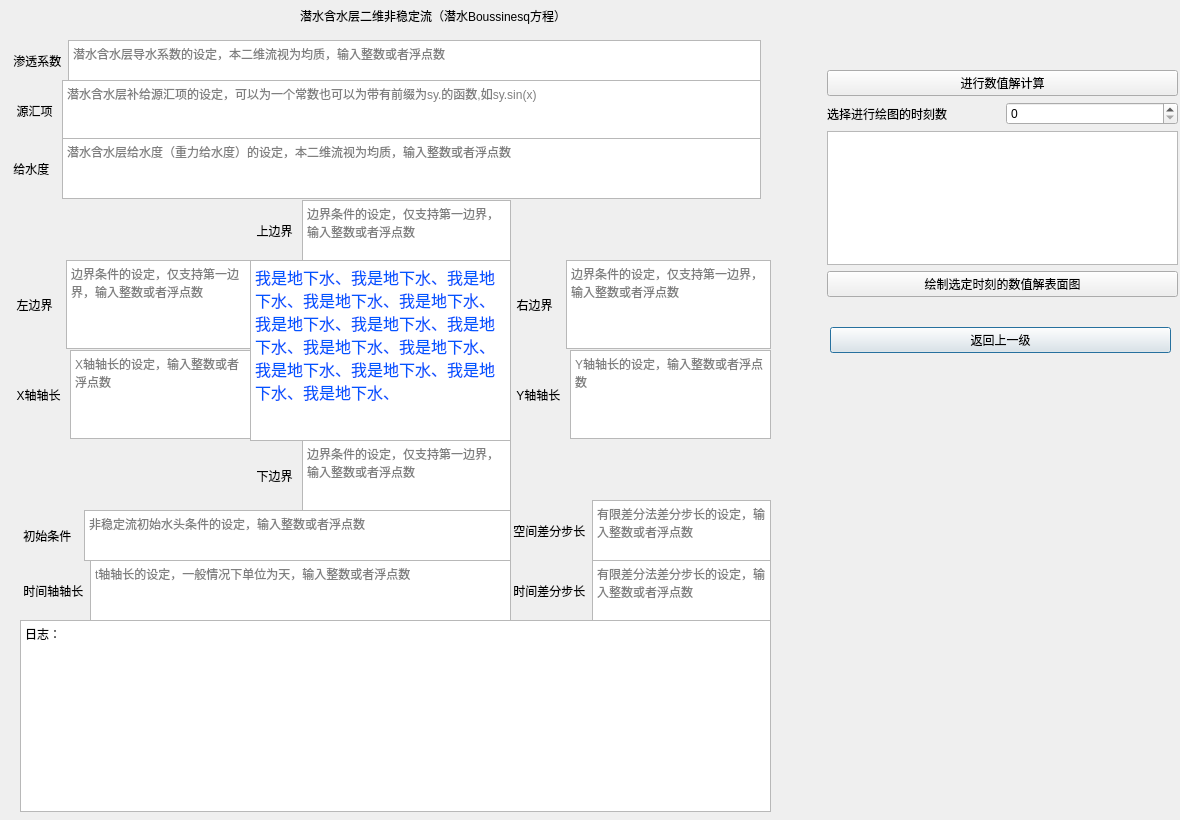
<?xml version="1.0" encoding="UTF-8"?>
<ui version="4.0">
 <class>two_dimension_unconfined_aquifer_unstable_flow</class>
 <widget class="QDialog" name="two_dimension_unconfined_aquifer_unstable_flow">
  <property name="windowModality">
   <enum>Qt::NonModal</enum>
  </property>
  <property name="geometry">
   <rect>
    <x>0</x>
    <y>0</y>
    <width>1180</width>
    <height>820</height>
   </rect>
  </property>
  <property name="windowTitle">
   <string>two dimension unconfined aquifer unstable flow</string>
  </property>
  <widget class="QLabel" name="label">
   <property name="geometry">
    <rect>
     <x>300</x>
     <y>0</y>
     <width>341</width>
     <height>31</height>
    </rect>
   </property>
   <property name="text">
    <string>潜水含水层二维非稳定流（潜水Boussinesq方程）</string>
   </property>
  </widget>
  <widget class="QWidget" name="horizontalLayoutWidget">
   <property name="geometry">
    <rect>
     <x>10</x>
     <y>40</y>
     <width>751</width>
     <height>41</height>
    </rect>
   </property>
   <layout class="QHBoxLayout" name="horizontalLayout">
    <item>
     <widget class="QLabel" name="label_2">
      <property name="text">
       <string> 渗透系数</string>
      </property>
     </widget>
    </item>
    <item>
     <widget class="QTextEdit" name="hydraulic_conductivity">
      <property name="placeholderText">
       <string>潜水含水层导水系数的设定，本二维流视为均质，输入整数或者浮点数</string>
      </property>
     </widget>
    </item>
   </layout>
  </widget>
  <widget class="QWidget" name="horizontalLayoutWidget_2">
   <property name="geometry">
    <rect>
     <x>10</x>
     <y>80</y>
     <width>751</width>
     <height>61</height>
    </rect>
   </property>
   <layout class="QHBoxLayout" name="horizontalLayout_2">
    <item>
     <widget class="QLabel" name="label_3">
      <property name="text">
       <string>  源汇项 </string>
      </property>
     </widget>
    </item>
    <item>
     <widget class="QTextEdit" name="leakage_recharge">
      <property name="placeholderText">
       <string notr="true">潜水含水层补给源汇项的设定，可以为一个常数也可以为带有前缀为sy.的函数,如sy.sin(x)</string>
      </property>
     </widget>
    </item>
   </layout>
  </widget>
  <widget class="QWidget" name="verticalLayoutWidget">
   <property name="geometry">
    <rect>
     <x>830</x>
     <y>300</y>
     <width>341</width>
     <height>80</height>
    </rect>
   </property>
   <layout class="QVBoxLayout" name="verticalLayout">
    <item>
     <widget class="QPushButton" name="back">
      <property name="text">
       <string>返回上一级</string>
      </property>
     </widget>
    </item>
   </layout>
  </widget>
  <widget class="QWidget" name="horizontalLayoutWidget_4">
   <property name="geometry">
    <rect>
     <x>510</x>
     <y>260</y>
     <width>261</width>
     <height>89</height>
    </rect>
   </property>
   <layout class="QHBoxLayout" name="horizontalLayout_4">
    <item>
     <widget class="QLabel" name="label_5">
      <property name="text">
       <string>  右边界  </string>
      </property>
     </widget>
    </item>
    <item>
     <widget class="QTextEdit" name="r_boundary">
      <property name="placeholderText">
       <string>边界条件的设定，仅支持第一边界，输入整数或者浮点数</string>
      </property>
     </widget>
    </item>
   </layout>
  </widget>
  <widget class="QWidget" name="horizontalLayoutWidget_3">
   <property name="geometry">
    <rect>
     <x>10</x>
     <y>260</y>
     <width>241</width>
     <height>89</height>
    </rect>
   </property>
   <layout class="QHBoxLayout" name="horizontalLayout_3">
    <item>
     <widget class="QLabel" name="label_4">
      <property name="text">
       <string>  左边界  </string>
      </property>
     </widget>
    </item>
    <item>
     <widget class="QTextEdit" name="l_boundary">
      <property name="placeholderText">
       <string>边界条件的设定，仅支持第一边界，输入整数或者浮点数</string>
      </property>
     </widget>
    </item>
   </layout>
  </widget>
  <widget class="QWidget" name="horizontalLayoutWidget_7">
   <property name="geometry">
    <rect>
     <x>250</x>
     <y>200</y>
     <width>261</width>
     <height>61</height>
    </rect>
   </property>
   <layout class="QHBoxLayout" name="horizontalLayout_7">
    <item>
     <widget class="QLabel" name="label_8">
      <property name="text">
       <string>  上边界 </string>
      </property>
     </widget>
    </item>
    <item>
     <widget class="QTextEdit" name="t_boundary">
      <property name="placeholderText">
       <string>边界条件的设定，仅支持第一边界，输入整数或者浮点数</string>
      </property>
     </widget>
    </item>
   </layout>
  </widget>
  <widget class="QWidget" name="horizontalLayoutWidget_8">
   <property name="geometry">
    <rect>
     <x>250</x>
     <y>440</y>
     <width>261</width>
     <height>71</height>
    </rect>
   </property>
   <layout class="QHBoxLayout" name="horizontalLayout_8">
    <item>
     <widget class="QLabel" name="label_9">
      <property name="text">
       <string>  下边界 </string>
      </property>
     </widget>
    </item>
    <item>
     <widget class="QTextEdit" name="b_boundary">
      <property name="placeholderText">
       <string>边界条件的设定，仅支持第一边界，输入整数或者浮点数</string>
      </property>
     </widget>
    </item>
   </layout>
  </widget>
  <widget class="QTextBrowser" name="textBrowser_1">
   <property name="geometry">
    <rect>
     <x>250</x>
     <y>260</y>
     <width>261</width>
     <height>181</height>
    </rect>
   </property>
   <property name="html">
    <string>&lt;!DOCTYPE HTML PUBLIC &quot;-//W3C//DTD HTML 4.0//EN&quot; &quot;http://www.w3.org/TR/REC-html40/strict.dtd&quot;&gt;
&lt;html&gt;&lt;head&gt;&lt;meta name=&quot;qrichtext&quot; content=&quot;1&quot; /&gt;&lt;style type=&quot;text/css&quot;&gt;
p, li { white-space: pre-wrap; }
&lt;/style&gt;&lt;/head&gt;&lt;body style=&quot; font-family:'SimSun'; font-size:9pt; font-weight:400; font-style:normal;&quot;&gt;
&lt;p style=&quot; margin-top:0px; margin-bottom:0px; margin-left:0px; margin-right:0px; -qt-block-indent:0; text-indent:0px;&quot;&gt;&lt;span style=&quot; font-size:12pt; color:#0055ff;&quot;&gt;我是地下水、我是地下水、我是地下水、我是地下水、我是地下水、我是地下水、我是地下水、我是地下水、我是地下水、我是地下水、我是地下水、我是地下水、我是地下水、我是地下水、&lt;/span&gt;&lt;/p&gt;&lt;/body&gt;&lt;/html&gt;</string>
   </property>
  </widget>
  <widget class="QWidget" name="horizontalLayoutWidget_9">
   <property name="geometry">
    <rect>
     <x>10</x>
     <y>350</y>
     <width>241</width>
     <height>89</height>
    </rect>
   </property>
   <layout class="QHBoxLayout" name="horizontalLayout_9">
    <item>
     <widget class="QLabel" name="label_10">
      <property name="text">
       <string>  X轴轴长 </string>
      </property>
     </widget>
    </item>
    <item>
     <widget class="QTextEdit" name="x_length">
      <property name="placeholderText">
       <string>X轴轴长的设定，输入整数或者浮点数</string>
      </property>
     </widget>
    </item>
   </layout>
  </widget>
  <widget class="QWidget" name="horizontalLayoutWidget_10">
   <property name="geometry">
    <rect>
     <x>510</x>
     <y>350</y>
     <width>261</width>
     <height>89</height>
    </rect>
   </property>
   <layout class="QHBoxLayout" name="horizontalLayout_10">
    <item>
     <widget class="QLabel" name="label_11">
      <property name="text">
       <string>  Y轴轴长 </string>
      </property>
     </widget>
    </item>
    <item>
     <widget class="QTextEdit" name="y_length">
      <property name="placeholderText">
       <string>Y轴轴长的设定，输入整数或者浮点数</string>
      </property>
     </widget>
    </item>
   </layout>
  </widget>
  <widget class="QWidget" name="horizontalLayoutWidget_6">
   <property name="geometry">
    <rect>
     <x>510</x>
     <y>560</y>
     <width>261</width>
     <height>61</height>
    </rect>
   </property>
   <layout class="QHBoxLayout" name="horizontalLayout_6">
    <item>
     <widget class="QLabel" name="label_7">
      <property name="text">
       <string> 时间差分步长</string>
      </property>
     </widget>
    </item>
    <item>
     <widget class="QTextEdit" name="step_time">
      <property name="placeholderText">
       <string>有限差分法差分步长的设定，输入整数或者浮点数</string>
      </property>
     </widget>
    </item>
   </layout>
  </widget>
  <widget class="QWidget" name="horizontalLayoutWidget_11">
   <property name="geometry">
    <rect>
     <x>20</x>
     <y>560</y>
     <width>491</width>
     <height>61</height>
    </rect>
   </property>
   <layout class="QHBoxLayout" name="horizontalLayout_11">
    <item>
     <widget class="QLabel" name="label_12">
      <property name="text">
       <string> 时间轴轴长</string>
      </property>
     </widget>
    </item>
    <item>
     <widget class="QTextEdit" name="t_length">
      <property name="placeholderText">
       <string>t轴轴长的设定，一般情况下单位为天，输入整数或者浮点数</string>
      </property>
     </widget>
    </item>
   </layout>
  </widget>
  <widget class="QWidget" name="horizontalLayoutWidget_12">
   <property name="geometry">
    <rect>
     <x>10</x>
     <y>138</y>
     <width>751</width>
     <height>61</height>
    </rect>
   </property>
   <layout class="QHBoxLayout" name="horizontalLayout_12">
    <item>
     <widget class="QLabel" name="label_13">
      <property name="text">
       <string> 给水度  </string>
      </property>
     </widget>
    </item>
    <item>
     <widget class="QTextEdit" name="storativity">
      <property name="placeholderText">
       <string>潜水含水层给水度（重力给水度）的设定，本二维流视为均质，输入整数或者浮点数</string>
      </property>
     </widget>
    </item>
   </layout>
  </widget>
  <widget class="QWidget" name="horizontalLayoutWidget_13">
   <property name="geometry">
    <rect>
     <x>20</x>
     <y>510</y>
     <width>491</width>
     <height>51</height>
    </rect>
   </property>
   <layout class="QHBoxLayout" name="horizontalLayout_13">
    <item>
     <widget class="QLabel" name="label_14">
      <property name="text">
       <string> 初始条件  </string>
      </property>
     </widget>
    </item>
    <item>
     <widget class="QTextEdit" name="initial_condition">
      <property name="placeholderText">
       <string>非稳定流初始水头条件的设定，输入整数或者浮点数</string>
      </property>
     </widget>
    </item>
   </layout>
  </widget>
  <widget class="QWidget" name="horizontalLayoutWidget_5">
   <property name="geometry">
    <rect>
     <x>510</x>
     <y>500</y>
     <width>261</width>
     <height>61</height>
    </rect>
   </property>
   <layout class="QHBoxLayout" name="horizontalLayout_5">
    <item>
     <widget class="QLabel" name="label_6">
      <property name="text">
       <string> 空间差分步长</string>
      </property>
     </widget>
    </item>
    <item>
     <widget class="QTextEdit" name="step_length">
      <property name="placeholderText">
       <string>有限差分法差分步长的设定，输入整数或者浮点数</string>
      </property>
     </widget>
    </item>
   </layout>
  </widget>
  <widget class="QWidget" name="gridLayoutWidget">
   <property name="geometry">
    <rect>
     <x>827</x>
     <y>70</y>
     <width>351</width>
     <height>227</height>
    </rect>
   </property>
   <layout class="QGridLayout" name="gridLayout">
    <item row="3" column="0">
     <widget class="QPushButton" name="draw_solve_surface">
      <property name="text">
       <string>绘制选定时刻的数值解表面图</string>
      </property>
     </widget>
    </item>
    <item row="2" column="0">
     <widget class="QTextBrowser" name="textBrowser_time"/>
    </item>
    <item row="1" column="0">
     <layout class="QHBoxLayout" name="horizontalLayout_15">
      <item>
       <widget class="QLabel" name="label_15">
        <property name="text">
         <string>选择进行绘图的时刻数</string>
        </property>
       </widget>
      </item>
      <item>
       <widget class="QSpinBox" name="spinBox_time"/>
      </item>
     </layout>
    </item>
    <item row="0" column="0">
     <widget class="QPushButton" name="solve">
      <property name="text">
       <string>进行数值解计算</string>
      </property>
     </widget>
    </item>
   </layout>
  </widget>
  <widget class="QTextBrowser" name="textBrowser">
   <property name="geometry">
    <rect>
     <x>20</x>
     <y>620</y>
     <width>751</width>
     <height>192</height>
    </rect>
   </property>
   <property name="html">
    <string>&lt;!DOCTYPE HTML PUBLIC &quot;-//W3C//DTD HTML 4.0//EN&quot; &quot;http://www.w3.org/TR/REC-html40/strict.dtd&quot;&gt;
&lt;html&gt;&lt;head&gt;&lt;meta name=&quot;qrichtext&quot; content=&quot;1&quot; /&gt;&lt;style type=&quot;text/css&quot;&gt;
p, li { white-space: pre-wrap; }
&lt;/style&gt;&lt;/head&gt;&lt;body style=&quot; font-family:'SimSun'; font-size:9pt; font-weight:400; font-style:normal;&quot;&gt;
&lt;p style=&quot; margin-top:0px; margin-bottom:0px; margin-left:0px; margin-right:0px; -qt-block-indent:0; text-indent:0px;&quot;&gt;日志：&lt;/p&gt;&lt;/body&gt;&lt;/html&gt;</string>
   </property>
  </widget>
 </widget>
 <resources>
  <include location="../resource.qrc"/>
 </resources>
 <connections/>
</ui>
